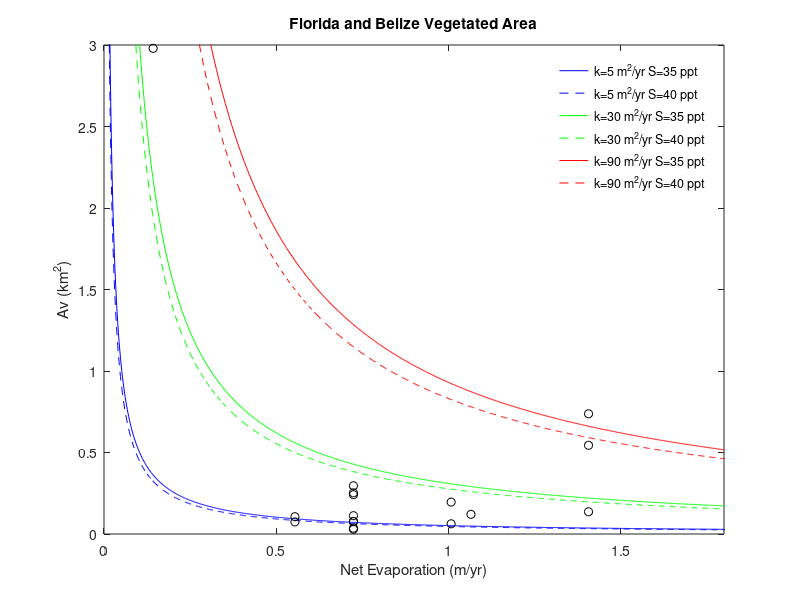

Write the MATLAB code that produced this figure.
%% input parameters for PDE
D=5; %Diffusivity m^2/yr
Da=30;
Db=90;
Dc=130; %Different diffusion values
Sc=82; %Salinity concentration at tree death. (Cintron et al 1978) (ppt)
So=35;% (ppt ocean salinity average)
Sos=40; %Second Ocean salinity value
ETnet=linspace(0.01,2,1001); %m/yr
b=1 %conversion factor


% for i=1:n
Av=((Sc-So)*2*pi*D)./(ETnet)*(35*b)
Ava=((Sc-Sos)*2*pi*D)./(ETnet)*(35*b)

Avb=((Sc-So)*2*pi*Da)./(ETnet)*(35*b)
Avc=((Sc-Sos)*2*pi*Da)./(ETnet)*(35*b)

Avd=((Sc-So)*2*pi*Db)./(ETnet)*(35*b)
Ave=((Sc-Sos)*2*pi*Db)./(ETnet)*(35*b)

%Avf=((Sc-So)*2*pi*Dc)./(ETnet)*(35*b)
%Avg=((Sc-Sos)*2*pi*Dc)./(ETnet)*(35*b)
% end
px= [0.1426 .7242 .7242 .7242 .7242 .7242 .7242 1.4067 1.4067 .7242 .7242 1.0654 .5543 .5543 1.4067 1.0078 1.0078]; 
py= [2979576 295857 29122 241064 112319 77645 35737 136350 544291 252404 75396 120650 106110 74044 737302 195762 62553]; 
%(original px, py values) px = [.1741 .7217 .7391 .5925 .5864 .7582 .7569 .1855 .1855 .1541 .7591 .9908 .9592 .9908 .9908 .9908 .9908 .4115 1.6703 .4115 1.4122 1.4122 .9074 .9592];% -47.88 -47.67 -51.57 -51.57 -7.67];
%py = [27650 8487 7174 17014 23700 67701 85012 9217.9 10824.5 2979571 1197621 295857 29122 241064 112319 77654 35737 116179 579468 677416 161227 366635 1293025 2578];% 73078 170271 94668 116199 335447];   


figure (1)
plot(ETnet,Av*10^-6,'b',ETnet,Ava*10^-6,'b--',ETnet,Avb*10^-6,'g',ETnet,Avc*10^-6,'g--',ETnet,Avd*10^-6,'r',ETnet,Ave*10^-6,'r--',px,py*10^-6,'ko')%,ETnet,Avf*10^-6,'k',ETnet,Avg*10^-6,'k--',px,py*10^-6,'ko')
%loglog(ETnet,Av,'r')

hold on

xlabel('Net Evaporation (m/yr)')
 ylabel('Av (km^2)')
 title('Florida and Belize Vegetated Area')
 legend('k=5 m^2/yr S=35 ppt','k=5 m^2/yr S=40 ppt','k=30 m^2/yr S=35 ppt','k=30 m^2/yr S=40 ppt','k=90 m^2/yr S=35 ppt','k=90 m^2/yr S=40 ppt')%,'D=130 m^2/yr S=35 ppt','D=130 m^2/yr S=40 ppt')
legend boxoff
 axis([0 1.8 0 3])